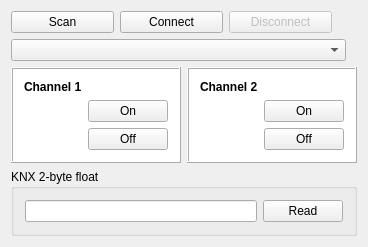
<?xml version="1.0" encoding="UTF-8"?>
<ui version="4.0">
 <class>MainWindow</class>
 <widget class="QMainWindow" name="MainWindow">
  <property name="geometry">
   <rect>
    <x>0</x>
    <y>0</y>
    <width>353</width>
    <height>230</height>
   </rect>
  </property>
  <property name="windowTitle">
   <string>Push Button Demo</string>
  </property>
  <widget class="QWidget" name="centralWidget">
   <layout class="QVBoxLayout" name="verticalLayout">
    <item>
     <layout class="QHBoxLayout" name="horizontalLayout">
      <item>
       <widget class="QPushButton" name="scan">
        <property name="sizePolicy">
         <sizepolicy hsizetype="Minimum" vsizetype="Fixed">
          <horstretch>0</horstretch>
          <verstretch>0</verstretch>
         </sizepolicy>
        </property>
        <property name="minimumSize">
         <size>
          <width>103</width>
          <height>0</height>
         </size>
        </property>
        <property name="text">
         <string>Scan</string>
        </property>
       </widget>
      </item>
      <item>
       <widget class="QPushButton" name="connect">
        <property name="sizePolicy">
         <sizepolicy hsizetype="Minimum" vsizetype="Fixed">
          <horstretch>0</horstretch>
          <verstretch>0</verstretch>
         </sizepolicy>
        </property>
        <property name="minimumSize">
         <size>
          <width>103</width>
          <height>0</height>
         </size>
        </property>
        <property name="text">
         <string>Connect</string>
        </property>
       </widget>
      </item>
      <item>
       <widget class="QPushButton" name="disconnect">
        <property name="enabled">
         <bool>false</bool>
        </property>
        <property name="minimumSize">
         <size>
          <width>103</width>
          <height>0</height>
         </size>
        </property>
        <property name="text">
         <string>Disconnect</string>
        </property>
       </widget>
      </item>
      <item>
       <spacer name="horizontalSpacer">
        <property name="orientation">
         <enum>Qt::Horizontal</enum>
        </property>
        <property name="sizeHint" stdset="0">
         <size>
          <width>40</width>
          <height>20</height>
         </size>
        </property>
       </spacer>
      </item>
     </layout>
    </item>
    <item>
     <widget class="QComboBox" name="deviceNames">
      <property name="sizePolicy">
       <sizepolicy hsizetype="Minimum" vsizetype="Fixed">
        <horstretch>0</horstretch>
        <verstretch>0</verstretch>
       </sizepolicy>
      </property>
      <property name="minimumSize">
       <size>
        <width>335</width>
        <height>0</height>
       </size>
      </property>
      <property name="maximumSize">
       <size>
        <width>103</width>
        <height>16777215</height>
       </size>
      </property>
      <property name="sizeAdjustPolicy">
       <enum>QComboBox::AdjustToContents</enum>
      </property>
     </widget>
    </item>
    <item>
     <layout class="QHBoxLayout" name="horizontalLayout_2">
      <item>
       <widget class="QFrame" name="frame">
        <property name="styleSheet">
         <string>QFrame { background-color: #fff; }</string>
        </property>
        <property name="frameShape">
         <enum>QFrame::Box</enum>
        </property>
        <property name="frameShadow">
         <enum>QFrame::Raised</enum>
        </property>
        <layout class="QGridLayout" name="gridLayout">
         <item row="0" column="0">
          <widget class="QLabel" name="label_3">
           <property name="text">
            <string>&lt;b&gt;Channel 1&lt;/b&gt;</string>
           </property>
           <property name="textFormat">
            <enum>Qt::RichText</enum>
           </property>
          </widget>
         </item>
         <item row="1" column="0" rowspan="2">
          <widget class="QLabel" name="lightBulb1">
           <property name="text">
            <string/>
           </property>
           <property name="pixmap">
            <pixmap>:/images/lightbulb-off.jpg</pixmap>
           </property>
          </widget>
         </item>
         <item row="1" column="1">
          <widget class="QPushButton" name="channel1On">
           <property name="text">
            <string>On</string>
           </property>
          </widget>
         </item>
         <item row="2" column="1">
          <widget class="QPushButton" name="channel1Off">
           <property name="text">
            <string>Off</string>
           </property>
          </widget>
         </item>
        </layout>
       </widget>
      </item>
      <item>
       <widget class="QFrame" name="frame_2">
        <property name="styleSheet">
         <string>QFrame { background-color: #fff; }</string>
        </property>
        <property name="frameShape">
         <enum>QFrame::Box</enum>
        </property>
        <property name="frameShadow">
         <enum>QFrame::Raised</enum>
        </property>
        <layout class="QGridLayout" name="gridLayout_2">
         <item row="0" column="0">
          <widget class="QLabel" name="label_4">
           <property name="text">
            <string>&lt;b&gt;Channel 2&lt;/b&gt;</string>
           </property>
           <property name="textFormat">
            <enum>Qt::RichText</enum>
           </property>
          </widget>
         </item>
         <item row="1" column="0" rowspan="2">
          <widget class="QLabel" name="lightBulb2">
           <property name="text">
            <string/>
           </property>
           <property name="pixmap">
            <pixmap>:/images/lightbulb-off.jpg</pixmap>
           </property>
          </widget>
         </item>
         <item row="1" column="1">
          <widget class="QPushButton" name="channel2On">
           <property name="text">
            <string>On</string>
           </property>
          </widget>
         </item>
         <item row="2" column="1">
          <widget class="QPushButton" name="channel2Off">
           <property name="text">
            <string>Off</string>
           </property>
          </widget>
         </item>
        </layout>
       </widget>
      </item>
     </layout>
    </item>
    <item>
     <widget class="QGroupBox" name="tempGroupBox">
      <property name="title">
       <string>KNX 2-byte float</string>
      </property>
      <layout class="QHBoxLayout" name="horizontalLayout_3">
       <item>
        <widget class="QLineEdit" name="floatEdit"/>
       </item>
       <item>
        <widget class="QPushButton" name="floatRead">
         <property name="text">
          <string>Read</string>
         </property>
        </widget>
       </item>
      </layout>
     </widget>
    </item>
   </layout>
  </widget>
 </widget>
 <layoutdefault spacing="6" margin="11"/>
 <resources/>
 <connections/>
</ui>
